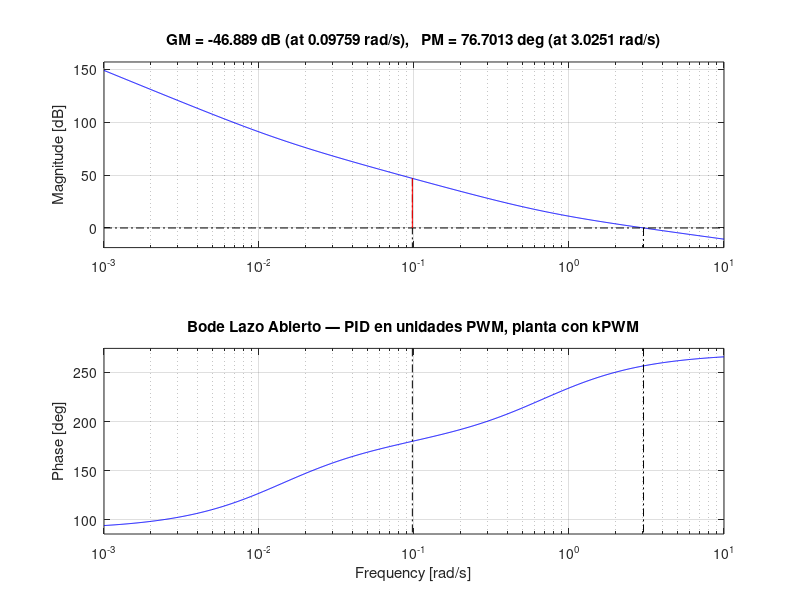

MATLAB code to generate this figure: (Note: this script raises an error after producing the figure.)
%% =========================================================
%  sim_crazyflie_brushless.m  (v2 — corregido)
%  Simulación completa — Crazyflie 2.1 Brushless
%  Autor: Benny
%  Fecha: Junio 2026
%
%  Fuentes:
%  [R1] Bitcraze — Datasheet CF 2.1 Brushless (2024)
%  [R4] Förster — System ID Crazyflie 2.0, ETH Zurich (2015)
%  [R6] Mahony et al. — Modeling quadrotors, IEEE R&A Mag (2012)
%
%  v2: - Mapeo explícito PWM→Newtons
%      - Simulación discreta a 50 Hz con saturación de thrust
%      - Ruido de barómetro realista en todas las simulaciones
%      - EMA evaluado con señal dinámica (tracking + ruido)
% =========================================================
clear; clc; close all;
rng(7);  % semilla fija para reproducibilidad

%% =========================================================
%  SECCIÓN 1 — PARÁMETROS FÍSICOS [R1, R4]
% =========================================================
m   = 0.032;            % kg  [R1]
g   = 9.81;             % m/s²
T_max = 4*0.030*g;      % 1.177 N — 4 motores × 30 g [R1]
T_hover = m*g;          % 0.314 N

% --- Mapeo PWM → Newtons (aproximación lineal) ---
PWM_MAX = 65535;
kPWM = T_max / PWM_MAX;         % N por unidad PWM
HOVER_PWM = T_hover / kPWM;     % PWM de equilibrio ≈ 17480

% Saturaciones (mismas proporciones que el firmware)
THRUST_MIN_PWM = 8000;
THRUST_MAX_PWM = 60000;

% Matriz de inercia — escalada desde CF 2.0 [R4]
scale_I = 0.032/0.027;
Ixx = 16.57e-6*scale_I;  Iyy = 16.65e-6*scale_I;  Izz = 29.26e-6*scale_I;
J = diag([Ixx, Iyy, Izz]);

% Loop de control
LOOP_HZ = 50;  dt = 1/LOOP_HZ;
TARGET_ALT = 0.5;

% Ruido de barómetro (LPS22HH, tras BARO_GAIN)
BARO_NOISE_STD = 0.03;   % ~3 cm

% PID actuales (heredados del CF 2.0)
KP0 = 3750; KI0 = 50; KD0 = 5250; I_LIMIT = 5000;

fprintf('=== PARÁMETROS CF 2.1 BRUSHLESS ===\n');
fprintf('T_hover: %.3f N  →  HOVER_PWM teórico: %.0f\n', T_hover, HOVER_PWM);
fprintf('*** HALLAZGO: HOVER_THRUST=55000 (CF 2.0) NO aplica.\n');
fprintf('*** Para el brushless el equilibrio está en ~%.0f PWM.\n\n', HOVER_PWM);

%% =========================================================
%  SECCIÓN 2 — MODELO LINEAL (análisis formal, sin saturación)
% =========================================================
% El PID entrega PWM; la planta convierte PWM→N→aceleración:
% G(s) = kPWM / (m s²)
G = tf(kPWM, [m 0 0]);
C = pid(KP0, KI0, KD0);
[Gm, Pm] = margin(C*G);
fprintf('=== SIM 1: MODELO LINEAL ===\n');
fprintf('Margen de fase: %.1f°  (>45° = bien amortiguado)\n\n', Pm);

figure('Name','Fig 1 — Bode'); margin(C*G); grid on;
title('Bode Lazo Abierto — PID en unidades PWM, planta con kPWM');

%% =========================================================
%  Función de simulación discreta (la usamos en todo lo demás)
% =========================================================
sim_hover = @(KP,KI,KD,alpha,tsim,ref_fun) simulate_loop( ...
    KP,KI,KD,I_LIMIT,alpha,tsim,dt,m,g,kPWM,HOVER_PWM, ...
    THRUST_MIN_PWM,THRUST_MAX_PWM,BARO_NOISE_STD,ref_fun);

%% =========================================================
%  SECCIÓN 3 — HOVER REALISTA (discreto, saturado, con ruido)
% =========================================================
fprintf('=== SIM 2: HOVER DISCRETO 50 Hz ===\n');
t_sim = 12;
ref_step = @(t) TARGET_ALT*ones(size(t));
[t2, z2, ~] = sim_hover(KP0,KI0,KD0,0.5,t_sim,ref_step);

[peak,~] = max(z2);
OS = max(0,(peak-TARGET_ALT)/TARGET_ALT*100);
idx = find(abs(z2-TARGET_ALT) > 0.02*TARGET_ALT);
t_settle = t2(min(idx(end)+1, numel(t2)));
ss = t2 >= t_sim-4;
RMSE2 = sqrt(mean((z2(ss)-TARGET_ALT).^2));
fprintf('OS=%.1f%%  t_s=%.2f s  RMSE=%.1f cm\n\n', OS, t_settle, RMSE2*100);

figure('Name','Fig 2 — Hover discreto');
plot(t2,z2,'b','LineWidth',1.5); hold on;
yline(TARGET_ALT,'r--','LineWidth',1.5);
yline(TARGET_ALT*1.02,'g:'); yline(TARGET_ALT*0.98,'g:');
xlabel('Tiempo (s)'); ylabel('Altitud (m)'); grid on;
title(sprintf('Hover 50 Hz con saturación y ruido — OS=%.1f%%, RMSE=%.1f cm',OS,RMSE2*100));
legend('Altitud','Setpoint','Banda ±2%','Location','southeast');

%% =========================================================
%  SECCIÓN 4 — BARRIDO DE GANANCIAS (con el modelo realista)
% =========================================================
fprintf('=== SIM 3: BARRIDO KP × KD (realista) ===\n');
KP_r = linspace(500, 6000, 14);
KD_r = linspace(500, 9000, 14);
COST = nan(numel(KP_r), numel(KD_r));

for i = 1:numel(KP_r)
    for j = 1:numel(KD_r)
        [tb, zb] = sim_hover(KP_r(i),KI0,KD_r(j),0.5,10,ref_step);
        ssb = tb >= 6;
        rm  = sqrt(mean((zb(ssb)-TARGET_ALT).^2));
        pk  = max(zb);
        os  = max(0,(pk-TARGET_ALT)/TARGET_ALT);
        % costo = RMSE + penalización por overshoot (>25%)
        COST(i,j) = rm + 0.5*max(0, os-0.25);
    end
end

[~,imin] = min(COST(:));
[io,jo] = ind2sub(size(COST), imin);
KP_opt = KP_r(io); KD_opt = KD_r(jo);
fprintf('Óptimo realista: KP=%.0f  KD=%.0f  (costo=%.4f)\n\n', ...
        KP_opt, KD_opt, COST(io,jo));

figure('Name','Fig 3 — Barrido realista');
imagesc(KD_r, KP_r, COST*100); colorbar; colormap(parula);
xlabel('KD'); ylabel('KP');
title('Costo (RMSE cm + penal. overshoot) — CF 2.1 Brushless');
hold on; plot(KD_opt,KP_opt,'r*','MarkerSize',15,'LineWidth',2);
text(KD_opt,KP_opt,sprintf('  KP=%.0f, KD=%.0f',KP_opt,KD_opt), ...
     'Color','r','FontWeight','bold');

%% =========================================================
%  SECCIÓN 5 — EMA CON SEÑAL DINÁMICA
% =========================================================
fprintf('=== SIM 4: EMA (tracking dinámico) ===\n');
% Referencia que sube, mantiene y baja — simula vuelo real
ref_dyn = @(t) 0.5*(t>=1) - 0.25*(t>=6) ;  % 0→0.5 m en t=1, baja a 0.25 en t=6
alpha_r = 0.10:0.05:0.95;
RMSEa = zeros(size(alpha_r));
for k = 1:numel(alpha_r)
    [ta, za, ra] = sim_hover(KP0,KI0,KD0,alpha_r(k),10,ref_dyn);
    RMSEa(k) = sqrt(mean((za - ra).^2));
end
[~,ka] = min(RMSEa);
fprintf('Alpha óptimo (dinámico): %.2f   RMSE=%.1f cm\n', ...
        alpha_r(ka), RMSEa(ka)*100);
fprintf('Alpha=0.5:  RMSE=%.1f cm\n\n', RMSEa(alpha_r==0.5)*100);

figure('Name','Fig 4 — EMA dinámico');
plot(alpha_r, RMSEa*100, 'b-o','LineWidth',1.5,'MarkerFaceColor','b');
hold on; xline(0.5,'r--','Alpha actual');
xline(alpha_r(ka),'g--',sprintf('Óptimo %.2f',alpha_r(ka)));
xlabel('\alpha'); ylabel('RMSE de tracking (cm)'); grid on;
title('EMA — RMSE con señal dinámica (sube-mantiene-baja)');

%% =========================================================
%  SECCIÓN 6 — NO LINEAL 6 DOF (discreto, mismo PID)
% =========================================================
fprintf('=== SIM 5: NO LINEAL 6 DOF ===\n');
% Estados: [x y z vx vy vz phi theta psi p q r]
X = zeros(12,1);
X(7) = deg2rad(2);  X(8) = deg2rad(-1.5);  % perturbación inicial de actitud
N  = round(12/dt);
Z  = zeros(N,1); PH = Z; TH = Z; T_hist = Z;
int_z = 0; z_meas_f = 0; prev_err = 0;

for n = 1:N
    % medición con ruido + EMA (alpha 0.5)
    z_noisy = X(3) + BARO_NOISE_STD*randn;
    z_meas_f = 0.5*z_noisy + 0.5*z_meas_f;

    err = TARGET_ALT - z_meas_f;
    int_z = max(-I_LIMIT, min(I_LIMIT, int_z + err*dt));
    der = (err - prev_err)/dt;  prev_err = err;

    pwm = HOVER_PWM + KP0*err + KI0*int_z + KD0*der;
    pwm = max(THRUST_MIN_PWM, min(THRUST_MAX_PWM, pwm));
    T   = pwm * kPWM;

    % tilt compensation (igual que app.py)
    tilt = 1/max(cos(X(7))*cos(X(8)), 0.5);
    T = min(T*tilt, THRUST_MAX_PWM*kPWM);

    % dinámica traslacional [R6]
    ax = -(T/m)*sin(X(8));
    ay =  (T/m)*sin(X(7))*cos(X(8));
    az =  (T/m)*cos(X(7))*cos(X(8)) - g;

    % rotacional: pequeño amortiguamiento del firmware de actitud
    tau = -2e-6*X(10:12) - 5e-5*[X(7);X(8);0];
    dom = J\(tau - cross(X(10:12), J*X(10:12)));

    % integración de Euler
    X(1:3)   = X(1:3) + X(4:6)*dt;
    X(4:6)   = X(4:6) + [ax;ay;az]*dt;
    X(7:9)   = X(7:9) + X(10:12)*dt;
    X(10:12) = X(10:12) + dom*dt;
    X(3) = max(X(3), 0);  % suelo

    Z(n)=X(3); PH(n)=rad2deg(X(7)); TH(n)=rad2deg(X(8)); T_hist(n)=T;
end
t6 = (1:N)*dt;
ss6 = t6 >= 8;
RMSE6 = sqrt(mean((Z(ss6)-TARGET_ALT).^2));
fprintf('RMSE no lineal: %.1f cm\n', RMSE6*100);

figure('Name','Fig 5 — No lineal 6DOF','Position',[100 100 1000 600]);
subplot(2,2,1); plot(t6,Z,'r','LineWidth',1.5); hold on;
yline(TARGET_ALT,'k--'); xlabel('t (s)'); ylabel('z (m)');
title(sprintf('Altitud no lineal — RMSE=%.1f cm',RMSE6*100)); grid on;
subplot(2,2,2); plot(t6,PH,t6,TH,'LineWidth',1.2);
legend('\phi roll','\theta pitch'); xlabel('t (s)'); ylabel('°');
title('Actitud (converge por firmware)'); grid on;
subplot(2,2,3); plot(t6,T_hist/g*1000,'LineWidth',1.2);
yline(T_hover/g*1000,'k--','hover');
xlabel('t (s)'); ylabel('Thrust (gramos-fuerza)');
title('Thrust efectivo'); grid on;
subplot(2,2,4); plot(t6,(Z-TARGET_ALT)*100,'k','LineWidth',1.2);
yline(10,'r--'); yline(-10,'r--');
xlabel('t (s)'); ylabel('error (cm)'); title('Error de altitud'); grid on;

%% =========================================================
%  RESUMEN Y RECOMENDACIONES
% =========================================================
fprintf('\n========== RESUMEN v2 ==========\n');
fprintf('HOVER_PWM brushless: ~%.0f  (¡ya no 55000!)\n', HOVER_PWM);
fprintf('Margen de fase (lineal): %.1f°\n', Pm);
fprintf('Hover discreto: OS=%.1f%%, t_s=%.2f s, RMSE=%.1f cm\n', OS, t_settle, RMSE2*100);
fprintf('Ganancias recomendadas: KP=%.0f  KI=%.0f  KD=%.0f\n', KP_opt, KI0, KD_opt);
fprintf('Alpha EMA recomendado: %.2f\n', alpha_r(ka));
fprintf('No lineal 6DOF: RMSE=%.1f cm\n', RMSE6*100);
fprintf('================================\n');

%% =========================================================
%  FUNCIÓN — loop discreto 50 Hz con saturación y ruido
% =========================================================
function [t, z, ref_v] = simulate_loop(KP,KI,KD,I_LIM_arg,alpha, ...
    tsim,dt,m,g,kPWM,HOVER_PWM,PWM_MIN,PWM_MAX,noise_std,ref_fun)
    N = round(tsim/dt);
    t = (1:N)'*dt;
    z = zeros(N,1); ref_v = zeros(N,1);
    zi = 0; vz = 0; int_e = 0; prev_e = 0; z_f = 0;
    for n = 1:N
        r = ref_fun(t(n)); ref_v(n) = r;
        z_noisy = zi + noise_std*randn;
        z_f = alpha*z_noisy + (1-alpha)*z_f;
        e = r - z_f;
        int_e = max(-I_LIM_arg, min(I_LIM_arg, int_e + e*dt));
        de = (e - prev_e)/dt; prev_e = e;
        pwm = HOVER_PWM + KP*e + KI*int_e + KD*de;
        pwm = max(PWM_MIN, min(PWM_MAX, pwm));
        T = pwm*kPWM;
        az = T/m - g;
        vz = vz + az*dt;
        zi = max(0, zi + vz*dt);
        z(n) = zi;
    end
end
